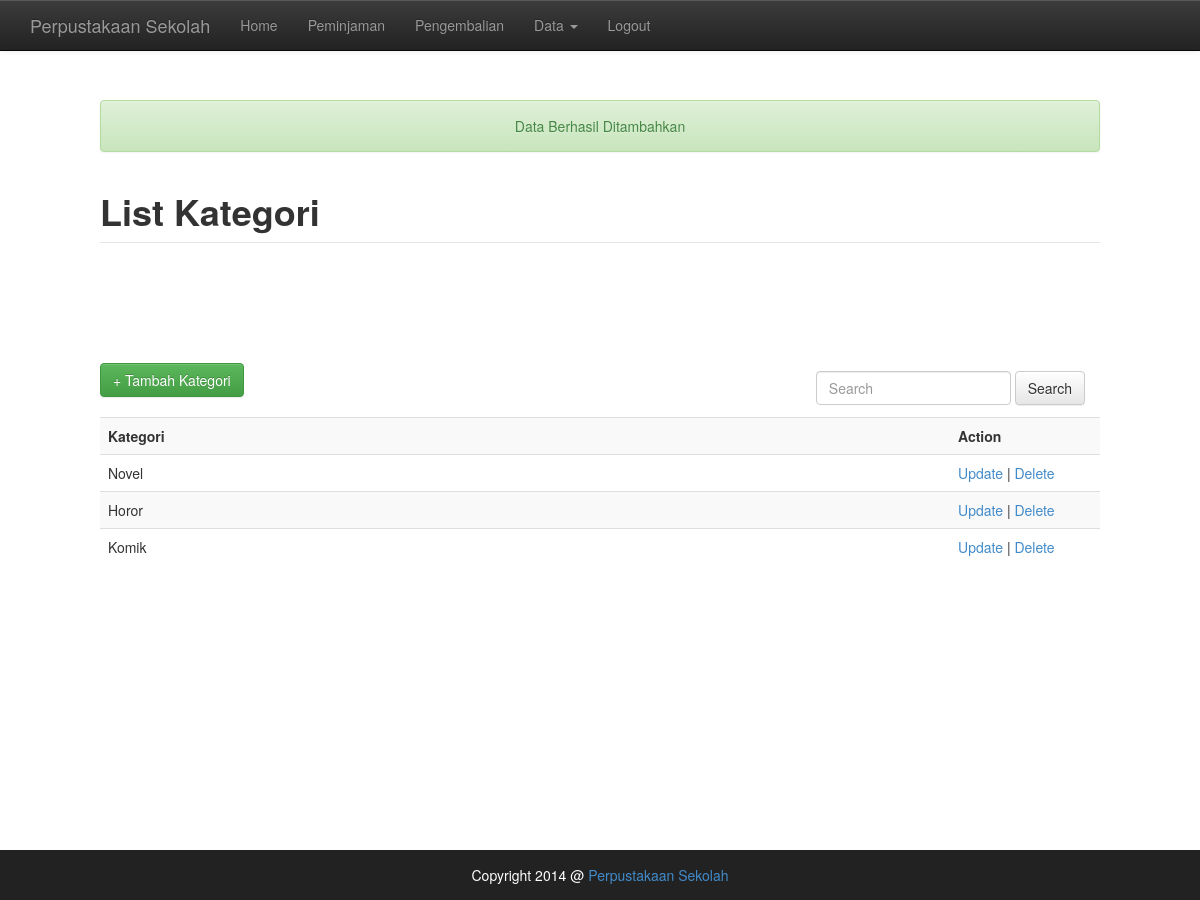
The page /module/index.php?module=kategori_buku&message=success (signed in) on the database its author committed.
### tables this page shows
CREATE TABLE IF NOT EXISTS `category` (
  `id` int(11) NOT NULL AUTO_INCREMENT,
  `name` varchar(255) NOT NULL,
  `description` text NOT NULL,
  PRIMARY KEY (`id`)
);

### module/list_kategori.php (the view, shortened to what this page needs)
<html>
<head>
</head>
<body>
    <?php
        $alert= "<div class='alert alert-success' style='text-align: center;'>Data Berhasil Ditambahkan</div>";
        $alert2= "<div class='alert alert-success' style='text-align: center;'>Data Berhasil Dihapus</div>";
        $alert3= "<div class='alert alert-success' style='text-align: center;'>Data Berhasil Diubah</div>";
        if (!empty($_GET['message']) && $_GET['message'] == 'success') {
            echo $alert;
        } elseif(!empty($_GET['message']) && $_GET['message'] == 'delete_success') {
            echo $alert2;
        } elseif(!empty($_GET['message']) && $_GET['message'] == 'update_success') {
            echo $alert3;
        } else{
        }
    ?>
    <fieldset>
        <legend>
            <h1 style="font-weight: bold">List Kategori</h1>
        </legend>
    </fieldset>
    <a href="index.php?module=tambah_kategori" class="btn btn-success">+ Tambah Kategori</a>
    <form class="navbar-form navbar-right" role="search" method="GET" action="index.php">
        <div class="form-group">
            <input type="text" class="form-control" placeholder="Search" name="search">
        </div>
        <button type="submit" class="btn btn-default">Search</button>
    </form>
    <br/><br/>
    <table class="table table-striped table-responsive">
        <tr>
            <th width="85%">Kategori</th>
            <th width="15%">Action</th>
        </tr>
        <?php
        $query = mysql_query("SELECT * FROM category");
        while ($data = mysql_fetch_array($query)) {
            $id      = $data['id'];
            ?>
            <tr>
                <td><?php echo $data['name']; ?></td>
                <td><a href="index.php?module=ubah_kategori&id=<?php echo $id; ?>">Update</a> | <a href="index.php?module=hapus_kategori&id=<?php echo $id; ?>">Delete</a></td>
            </tr>
            <?php
        }
        ?>
    </table>
</body>
</html>

### templates/library/css/style.css (style rules this page uses)
.content fieldset { margin-bottom: 100px; }

### templates/library/css/footer.css (style rules this page uses)
html, body { height: 100%; }

### rows shown on the page
category: name "Novel"
category: name "Horor"
category: name "Komik"
